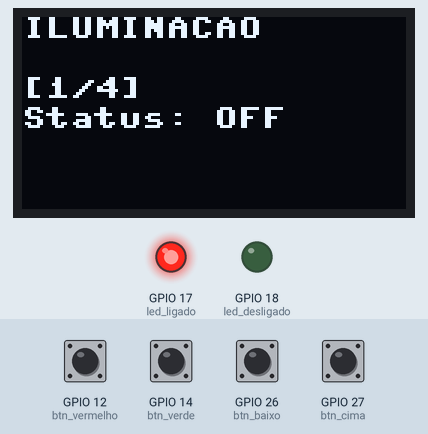
Recording of a program running on a simulated ESP32 board running MicroPython. Shown: 128×64 one-colour display, output pins drawn as LEDs (lit = HIGH). Wiring (from the project's diagram.json): green button on GPIO 12, red button on GPIO 14, red LED on GPIO 17, green LED on GPIO 18, button on GPIO 26, yellow button on GPIO 27. Inputs (shaded band) come from the test bench; at power-on: GPIO 12 (btn_vermelho), GPIO 14 (btn_verde), GPIO 26 (btn_baixo), GPIO 27 (btn_cima) HIGH. Library files of the repository ran but are not shown: ssd1306.py; what the program prints to the serial console is not drawn.

Above: at 1.2 s.
1.3 s: GPIO 12 (btn_vermelho) pulled LOW for 0.15 s
At 2.4 s:
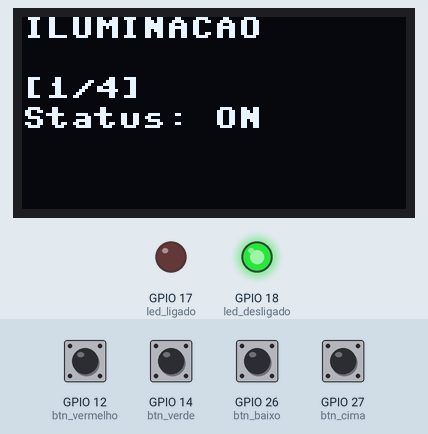
2.9 s: GPIO 26 (btn_baixo) pulled LOW for 1 s
At 4.3 s:
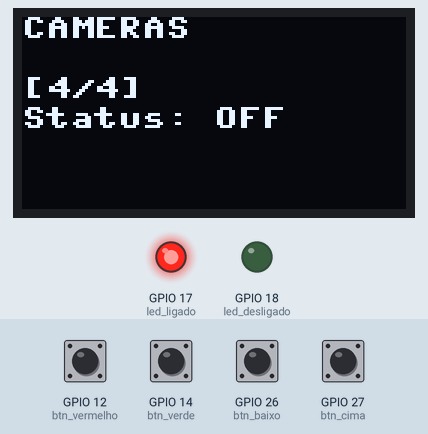
5.4 s: GPIO 14 (btn_verde) pulled LOW for 0.15 s
At 6.3 s:
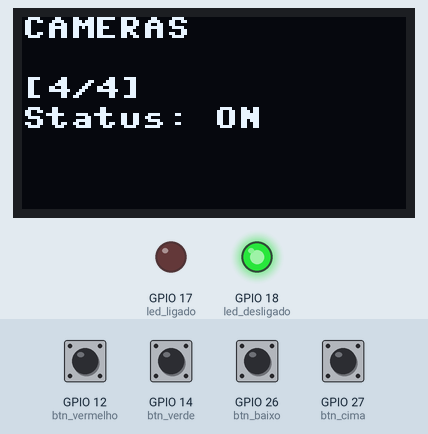
7.0 s: GPIO 27 (btn_cima) pulled LOW for 0.15 s
At 8.3 s:
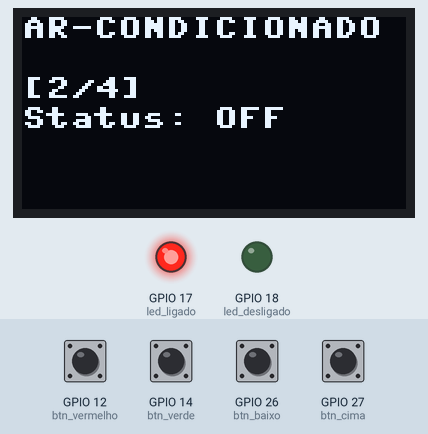
8.6 s: GPIO 12 (btn_vermelho) pulled LOW for 1 s
At 9.6 s:
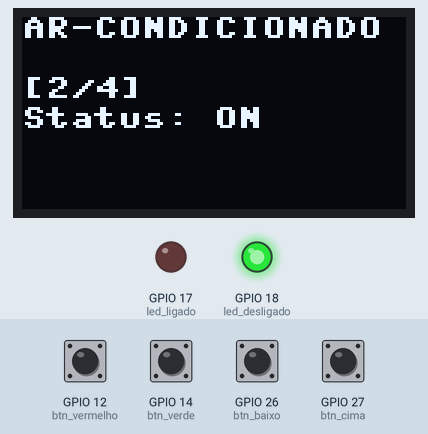
11.1 s: GPIO 14 (btn_verde) pulled LOW for 1 s
At 11.6 s:
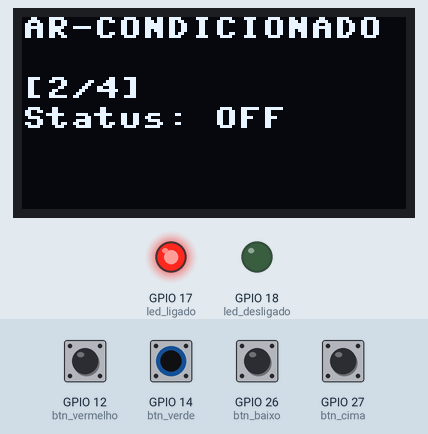
Timing chart, 0 to 14.1 s (numbered marks = the images above; inputs shaded):
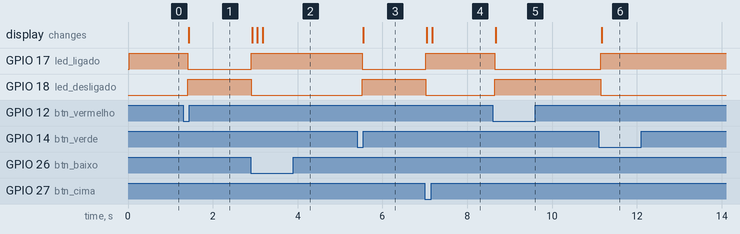

Measured:
- after the input at 1.3 s, GPIO 17 (led_ligado): HIGH → LOW after 0.10 s; GPIO 18 (led_desligado): LOW → HIGH after 0.10 s; the display: changes after 0.13 s (image 1)
- after the input at 2.9 s, GPIO 17 (led_ligado): LOW → HIGH at once; GPIO 18 (led_desligado): HIGH → LOW at once; the display: first changes at once (image 2 shows a later state)
- after the input at 5.4 s, GPIO 17 (led_ligado): HIGH → LOW after 0.13 s; GPIO 18 (led_desligado): LOW → HIGH after 0.13 s; the display: changes after 0.15 s (image 3)
- after the input at 7.0 s, GPIO 17 (led_ligado): LOW → HIGH at once; GPIO 18 (led_desligado): HIGH → LOW at once; the display: first changes after 0.05 s (image 4 shows a later state)
- after the input at 8.6 s, GPIO 17 (led_ligado): HIGH → LOW after 0.05 s; GPIO 18 (led_desligado): LOW → HIGH after 0.05 s; the display: changes after 0.07 s (image 5)
- after the input at 11.1 s, GPIO 17 (led_ligado): LOW → HIGH after 0.05 s; GPIO 18 (led_desligado): HIGH → LOW after 0.05 s; the display: changes after 0.08 s (image 6)

The program:

main.py
```python
import machine
import time
import ssd1306

# Botões de controle
btn_vermelho = machine.Pin(12, machine.Pin.IN, machine.Pin.PULL_UP)
btn_verde = machine.Pin(14, machine.Pin.IN, machine.Pin.PULL_UP)

# Botões de navegação
btn_cima = machine.Pin(27, machine.Pin.IN, machine.Pin.PULL_UP)
btn_baixo = machine.Pin(26, machine.Pin.IN, machine.Pin.PULL_UP)

# LED
led_ligado = machine.Pin(17, machine.Pin.OUT)
led_desligado = machine.Pin(18, machine.Pin.OUT)

# Tela
largura = 128
altura = 64
i2c = machine.I2C(0, scl=machine.Pin(22), sda=machine.Pin(21))
tela = ssd1306.SSD1306_I2C(largura, altura, i2c)

qual_tela = 1

status_iluminacao = "OFF"
status_ar_condicionado = "OFF"
status_portao_principal = "OFF"
status_cameras = "OFF"

while True:
        if btn_cima.value() == 0 and qual_tela >= 2:
            print("Botão Cima OK")
            qual_tela -= 1

        if btn_baixo.value() == 0 and qual_tela <= 3:
            qual_tela += 1
            print("Botão Baixo OK")

        print(qual_tela)

        if qual_tela == 1:
            if btn_vermelho.value() == 0:
                status_iluminacao = "ON"
                print("Botão Vermelho OK")

            if btn_verde.value() == 0:
                status_iluminacao = "OFF"
                print("Botão Verde OK")

            tela.fill(0)
            tela.text("ILUMINACAO", 0, 0)
            #tela.text("STATUS:", 0, 10)
            if status_iluminacao == "ON":
                tela.text("Status: ON", 0, 30)
                led_desligado.value(1)
                led_ligado.value(0)
            elif status_iluminacao == "OFF":
                tela.text("Status: OFF", 0, 30)
                led_desligado.value(0)
                led_ligado.value(1)
            tela.text("[1/4]", 0, 20)
            tela.show()

        elif qual_tela == 2:
            if btn_vermelho.value() == 0:
                status_ar_condicionado = "ON"
                print("Botão Vermelho OK")

            if btn_verde.value() == 0:
                status_ar_condicionado = "OFF"
                print("Botão Verde OK")

            tela.fill(0)
            tela.text("AR-CONDICIONADO", 0, 0)
            #tela.text("STATUS:", 0, 10)
            if status_ar_condicionado == "ON":
                tela.text("Status: ON", 0, 30)
                led_desligado.value(1)
                led_ligado.value(0)
            elif status_ar_condicionado == "OFF":
                tela.text("Status: OFF", 0, 30)
                led_desligado.value(0)
                led_ligado.value(1)
            tela.text("[2/4]", 0, 20)
            tela.show()

        elif qual_tela == 3:
            if btn_vermelho.value() == 0:
                status_portao_principal = "ON"
                print("Botão Vermelho OK")

            if btn_verde.value() == 0:
                status_portao_principal = "OFF"
                print("Botão Verde OK")


            tela.fill(0)
            tela.text("PORTAO PRINCIPAL", 0, 0)
            #tela.text("STATUS:", 0, 10)
            if status_portao_principal == "ON":
                tela.text("Status: ON", 0, 30)
                led_desligado.value(1)
                led_ligado.value(0)
            elif status_portao_principal == "OFF":
                tela.text("Status: OFF", 0, 30)
                led_desligado.value(0)
                led_ligado.value(1)
            tela.text("[3/4]", 0, 20)
            tela.show()

        elif qual_tela == 4:
            if btn_vermelho.value() == 0:
                status_cameras = "OFF"
                print("Botão Vermelho OK")

            if btn_verde.value() == 0:
                status_cameras = "ON"
                print("Botão Verde OK")

            tela.fill(0)
            tela.text("CAMERAS", 0, 0)
            #tela.text("STATUS:", 0, 10)
            if status_cameras == "ON":
                tela.text("Status: ON", 0, 30)
                led_desligado.value(1)
                led_ligado.value(0)
            elif status_cameras == "OFF":
                tela.text("Status: OFF", 0, 30)
                led_desligado.value(0)
                led_ligado.value(1)
            tela.text("[4/4]", 0, 20)
            tela.show()


        time.sleep(0.1)
```
